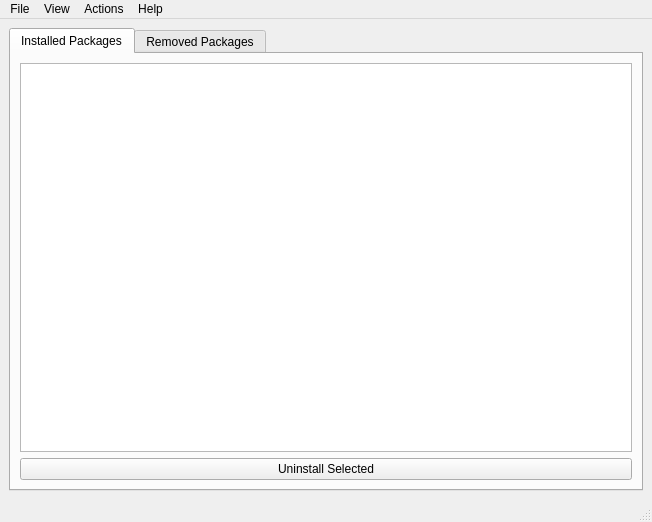
<?xml version="1.0" encoding="UTF-8"?>
<ui version="4.0">
 <class>MainWindow</class>
 <widget class="QMainWindow" name="MainWindow">
  <property name="geometry">
   <rect>
    <x>0</x>
    <y>0</y>
    <width>652</width>
    <height>522</height>
   </rect>
  </property>
  <property name="windowTitle">
   <string>MainWindow</string>
  </property>
  <widget class="QWidget" name="centralwidget">
   <layout class="QGridLayout" name="gridLayout">
    <item row="0" column="0">
     <widget class="QTabWidget" name="tabWidget">
      <property name="currentIndex">
       <number>0</number>
      </property>
      <widget class="QWidget" name="tab_1">
       <attribute name="title">
        <string>Installed Packages</string>
       </attribute>
       <layout class="QGridLayout" name="gridLayout_2">
        <item row="0" column="0">
         <widget class="QTableWidget" name="table_1"/>
        </item>
        <item row="1" column="0">
         <widget class="QPushButton" name="btn_uninstall">
          <property name="text">
           <string>Uninstall Selected</string>
          </property>
         </widget>
        </item>
       </layout>
      </widget>
      <widget class="QWidget" name="tab_2">
       <attribute name="title">
        <string>Removed Packages</string>
       </attribute>
       <layout class="QGridLayout" name="gridLayout_3">
        <item row="0" column="0">
         <widget class="QTableWidget" name="table_2"/>
        </item>
        <item row="1" column="0">
         <widget class="QPushButton" name="btn_reinstall">
          <property name="text">
           <string>Reinstall Selected</string>
          </property>
         </widget>
        </item>
       </layout>
      </widget>
     </widget>
    </item>
   </layout>
  </widget>
  <widget class="QMenuBar" name="menubar">
   <property name="geometry">
    <rect>
     <x>0</x>
     <y>0</y>
     <width>652</width>
     <height>22</height>
    </rect>
   </property>
   <widget class="QMenu" name="menuFile">
    <property name="title">
     <string>File</string>
    </property>
    <addaction name="action_import"/>
    <addaction name="action_export"/>
    <addaction name="separator"/>
    <addaction name="action_exit"/>
   </widget>
   <widget class="QMenu" name="menuHelp">
    <property name="title">
     <string>Help</string>
    </property>
    <addaction name="action_help"/>
    <addaction name="separator"/>
    <addaction name="action_about"/>
   </widget>
   <widget class="QMenu" name="menuView">
    <property name="title">
     <string>View</string>
    </property>
    <addaction name="action_refresh"/>
   </widget>
   <widget class="QMenu" name="menuActions">
    <property name="title">
     <string>Actions</string>
    </property>
    <addaction name="action_reboot"/>
   </widget>
   <addaction name="menuFile"/>
   <addaction name="menuView"/>
   <addaction name="menuActions"/>
   <addaction name="menuHelp"/>
  </widget>
  <widget class="QStatusBar" name="statusbar"/>
  <action name="action_import">
   <property name="text">
    <string>Import Config...</string>
   </property>
   <property name="shortcut">
    <string>Ctrl+I</string>
   </property>
  </action>
  <action name="action_export">
   <property name="text">
    <string>Export Selected...</string>
   </property>
   <property name="shortcut">
    <string>Ctrl+E</string>
   </property>
  </action>
  <action name="action_exit">
   <property name="text">
    <string>Exit</string>
   </property>
  </action>
  <action name="action_help">
   <property name="text">
    <string>View Help</string>
   </property>
   <property name="shortcut">
    <string/>
   </property>
  </action>
  <action name="action_about">
   <property name="text">
    <string>About</string>
   </property>
  </action>
  <action name="action_refresh">
   <property name="text">
    <string>Refresh</string>
   </property>
   <property name="shortcut">
    <string>Ctrl+R</string>
   </property>
  </action>
  <action name="action_reboot">
   <property name="text">
    <string>Reboot</string>
   </property>
  </action>
 </widget>
 <resources/>
 <connections/>
</ui>
